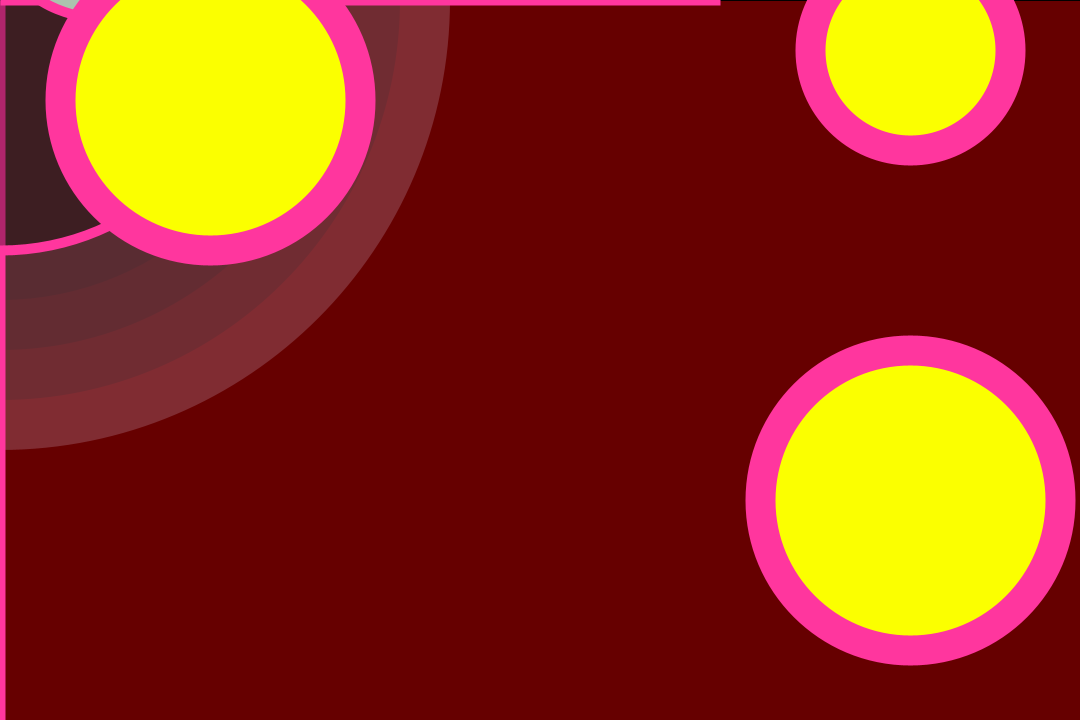
Frame 1 (no input)
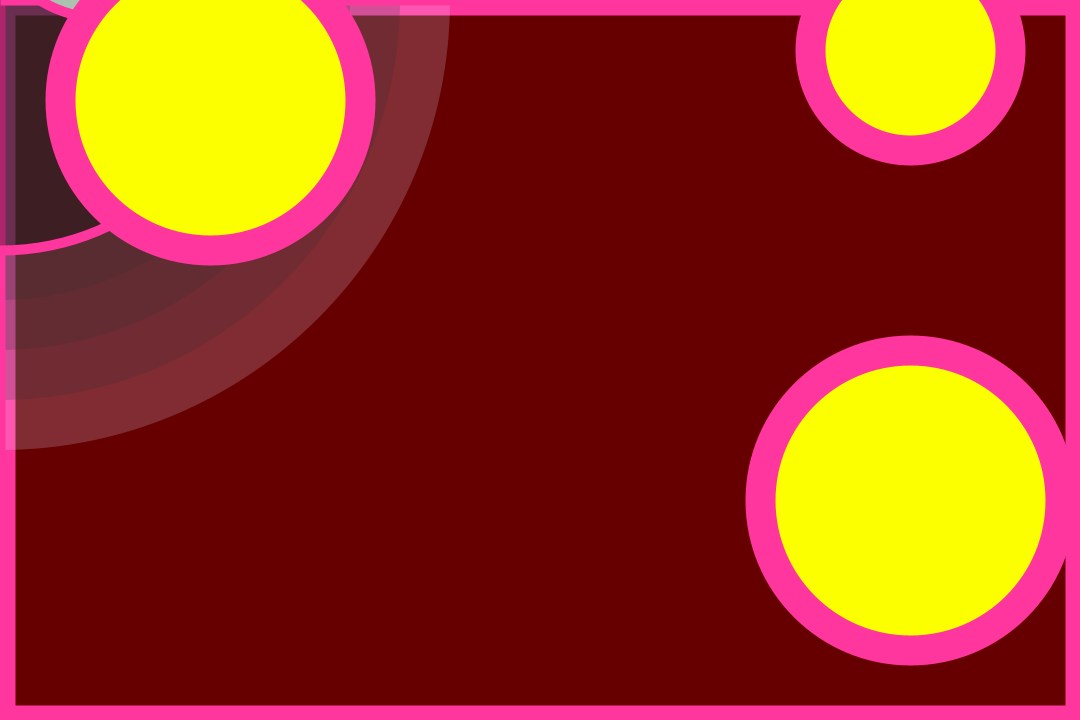
Frame 60 (the mouse pressed at the canvas centre just before this capture)
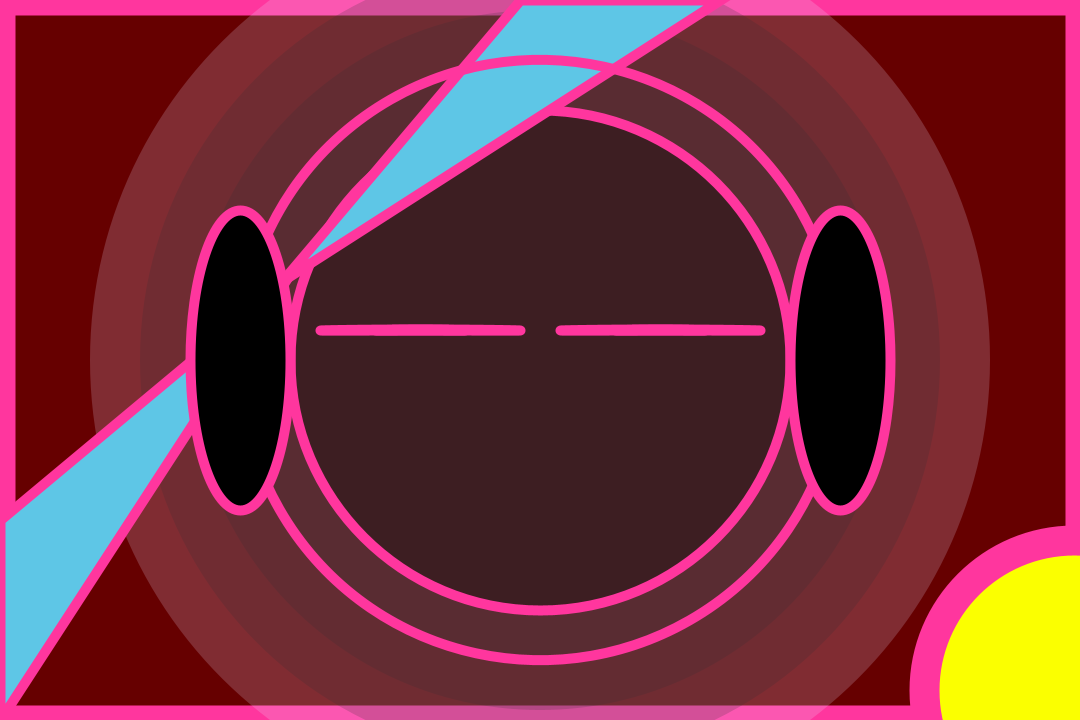
Frame 120 (the mouse held since frame 60 and released just before this capture)

The Processing sketch that drew these frames (run headless with seeded random() and noise(); from frame 60 on, the mouse is pressed at the canvas centre):

// Processing sketch: headphones
// ── headphones.pde
//Walking down the street with headphones by Shequana Garnett
float fade=0;
float speed=.1;
float x = 0;
float y = 0;
float xMove =1;
float yMove =1;
float tip = 520;
void setup() {
  size(1080, 720);
  ellipseMode(CENTER);
}

void draw() {
  background(102, 0, 0);
  if (mousePressed) {
    fill(0, 127, 186, fade++);
  } else {  
    fill(0, 127, 186, fade--);
  }
  rect(0, 0, 1080, 720);
  noStroke();
  //background_circle
  fill(0, 0, 0, 50);
  ellipse(mouseX, mouseY, 600, 600);
  fill(0, 0, 0, 50);
  ellipse(mouseX, mouseY, 700, 700);
  fill(0, 0, 0, 50);
  ellipse(mouseX, mouseY, 800, 800);
  fill(233, 222, 255, 50);
  ellipse(mouseX, mouseY, 900, 900);

  //tri left
  strokeWeight(10);
  stroke(255, 54, 158);
  fill(94, 198, 230);
  //_original_triangle(0, 720, 0, 520, 720, 0);
  if (mousePressed) {
    triangle(0, 720, 0, 520, tip--, tip--);
  } else {
    triangle(0, 720, 0, 520, mouseX, mouseY);
  }
  //face
  fill(0, 0, 0, 80);
  ellipse(mouseX, mouseY, 500, 500);
  //tri right (left/right,up/down) (left,top,right)
  fill(94, 198, 230);
  //triangle(700, 700, 520, 0, 720, 0);
  if (mousePressed) {  
    triangle(tip--, tip--, 520, 0, 720, 0);
  } else {  
    triangle(mouseX, mouseY, 520, 0, 720, 0);
  }
//close and open eyes
  if (mousePressed) {
    //left eye
    fill(171, 194, 174);
    ellipse(mouseX-120, mouseY-30, 200, 1);
    ellipse(mouseX-120, mouseY-30, 90, 1);
  } else {
    fill(171, 194, 174);
    ellipse(mouseX-120, mouseY-30, 200, 100);
    ellipse(mouseX-120, mouseY-30, 90, 90);
  }
  strokeWeight(10);
  //right eye
  if (mousePressed) {
    fill(171, 194, 174);
    ellipse(mouseX+120, mouseY-30, 200, 1);
    ellipse(mouseX+120, mouseY-30, 90, 1);
  } else {
    fill(171, 194, 174);
    ellipse(mouseX+120, mouseY-30, 200, 100);
    ellipse(mouseX+120, mouseY-30, 90, 90);
  }

  //headphones
  if (mousePressed) {
    noFill();
    arc(mouseX, mouseY, 600, 600, 1, 360);
    fill(0);
    ellipse(mouseX+300, mouseY, 100, 300); 
    ellipse(mouseX-300, mouseY, 100, 300);
  }


  fill(251, 255, 0);
  strokeWeight(30);
  if (mousePressed) {
    ellipse(x+210, y+100, 300, 300);
    ellipse(x+910, y+500, 300, 300);
    ellipse(x+910, y+50, 200, 200);
    x=x+xMove;
    y=y+yMove;
  } else if 
    (x>width||y>height) {
    ellipse(X+210, y+100, 300, 300);
    ellipse(X+910, y+500, 300, 300);
    ellipse(X+910, y+50, 200, 200);
    x=x-xMove;
    y=y-yMove;
  } else {
    ellipse(210, 100, 300, 300);
    ellipse(910, 500, 300, 300);
    ellipse(910, 50, 200, 200);
  }
}


void mousePressed() {
  xMove=random(-50, 50);
  yMove=random(10, 10);
}
